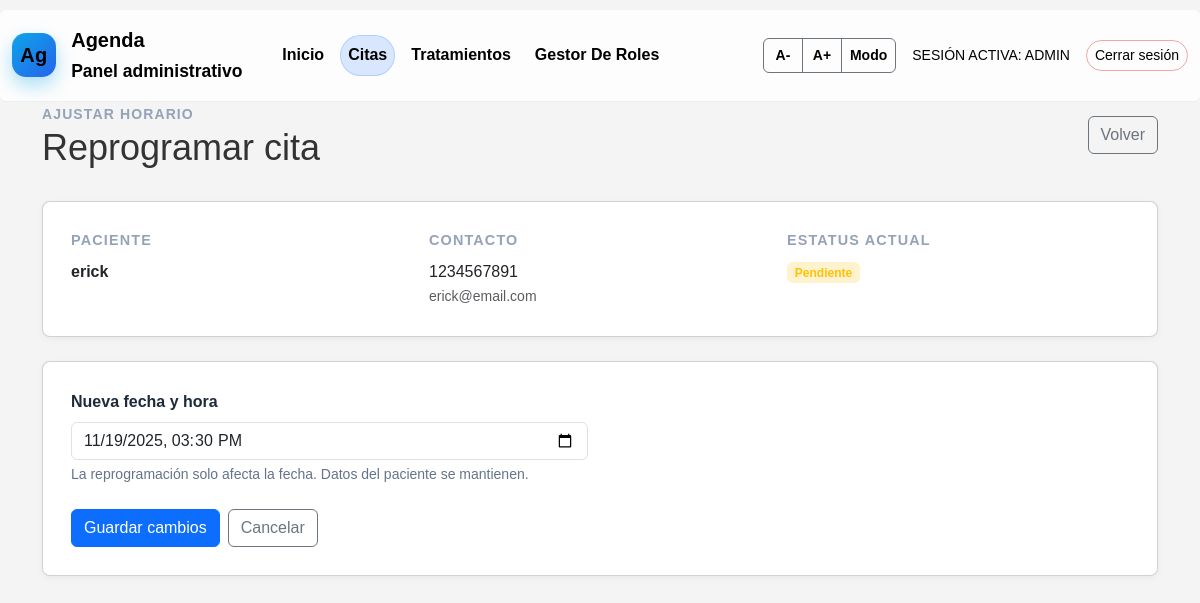
The page /citas/editar/1/ (signed in) on the database its author committed.
### app/models.py (models this page shows, shortened)
class CitaDental(models.Model):
	ESTATUS_PENDIENTE = 'PENDIENTE'
	ESTATUS_CONFIRMADA = 'CONFIRMADA'
	ESTATUS_CANCELADA = 'CANCELADA'
	ESTATUS_ATENDIDA = 'ATENDIDA'
	ESTATUS_CHOICES = [
		(ESTATUS_PENDIENTE, 'Pendiente'),
		(ESTATUS_CONFIRMADA, 'Confirmada'),
		(ESTATUS_CANCELADA, 'Cancelada'),
		(ESTATUS_ATENDIDA, 'Atendida'),
	]
	nombre_paciente = models.CharField(max_length=200)
	tratamientos = models.ManyToManyField(
		Tratamiento,
		blank=True,
		related_name='citas',
		help_text='Tratamientos asociados a la cita'
	)
	fecha_cita = models.DateTimeField()
	telefono = models.CharField(max_length=30, blank=True, null=True)
	correo = models.EmailField(blank=True, null=True)
	estatus = models.CharField(max_length=20, choices=ESTATUS_CHOICES, default=ESTATUS_PENDIENTE)

### app/views.py (the view, shortened to what this page needs)
# urls.py: path('citas/editar/<int:id>/', views.citas_editar, name='citas_editar'),
@login_required
@group_required('Administrador')
def citas_editar(request, id):
	cita = get_object_or_404(CitaDental, pk=id)
	return render(request, 'citas_editar.html', {'cita': cita})

### app/context_processors.py (called while the page is built)
def user_roles(request):
    flags = {
        'is_admin': False,
        'is_employee': False,
        'can_view_citas': False,
        'can_manage_tratamientos': False,
    }
    user = getattr(request, 'user', None)
    try:
        if user and user.is_authenticated:
            is_admin = user.is_superuser or user.groups.filter(name='Administrador').exists()
            flags['is_admin'] = is_admin
            flags['is_employee'] = user.groups.filter(name='Empleado').exists()
            flags['can_view_citas'] = is_admin or user.groups.filter(name='Permiso Citas').exists()
            flags['can_manage_tratamientos'] = is_admin or user.groups.filter(name='Permiso Tratamientos').exists()
    except Exception:
        pass
    return flags

### app/views.py (called while the page is built)
def group_required(*group_names):
	def decorator(view_func):
		@wraps(view_func)
		def _wrapped(request, *args, **kwargs):
			if not request.user.is_authenticated:
				return redirect('login')
			if request.user.is_superuser:
				return view_func(request, *args, **kwargs)
			if request.user.groups.filter(name__in=group_names).exists():
				return view_func(request, *args, **kwargs)
			return HttpResponseForbidden('No tienes permisos para acceder a esta página.')
		return _wrapped
	return decorator

### app/templates/citas_editar.html (shortened to what this page needs)
{% extends 'base.html' %}
{% block content %}
<div class="admin-page-header">
    <div>
        <small>Ajustar horario</small>
        <h1 class="mb-0">Reprogramar cita</h1>
    </div>
    <a href="{% url 'citas_listar' %}" class="btn btn-outline-secondary">Volver</a>
</div>
<div class="card mb-4">
    <div class="card-body">
        <div class="row g-3">
            <div class="col-md-4">
                <div class="form-section-title">Paciente</div>
                <p class="fw-semibold mb-0">{{ cita.nombre_paciente }}</p>
            </div>
            <div class="col-md-4">
                <div class="form-section-title">Contacto</div>
                <p class="mb-0">{{ cita.telefono|default:"Sin teléfono" }}</p>
                <small class="text-muted">{{ cita.correo|default:"Sin correo" }}</small>
            </div>
            <div class="col-md-4">
                <div class="form-section-title">Estatus actual</div>
                <span class="badge {% if cita.estatus == 'CONFIRMADA' %}bg-success-subtle text-success{% elif cita.estatus == 'CANCELADA' %}bg-danger-subtle text-danger{% elif cita.estatus == 'ATENDIDA' %}bg-primary-subtle text-primary{% else %}bg-warning-subtle text-warning{% endif %}">
                    {{ cita.get_estatus_display }}
                </span>
            </div>
        </div>
    </div>
</div>
<div class="card form-card">
    <div class="card-body">
        <form method="post" action="{% url 'citas_editar' cita.id %}" class="row g-4">
            <div class="col-md-6">
                <label class="form-label">Nueva fecha y hora</label>
                <input type="datetime-local" class="form-control" name="fecha_cita" value="{{ cita.fecha_cita|date:'Y-m-d\\TH:i' }}" required>
                <div class="form-text">La reprogramación solo afecta la fecha. Datos del paciente se mantienen.</div>
            </div>
            <div class="col-12 d-flex gap-2">
                <button class="btn btn-primary" type="submit">Guardar cambios</button>
                <a href="{% url 'citas_listar' %}" class="btn btn-outline-secondary">Cancelar</a>
            </div>
        </form>
    </div>
</div>
{% endblock %}

### app/templates/base.html (shortened to what this page needs)
<!doctype html>
<html lang="es">
{% load static %}
    <head>
        <link href="https://cdn.jsdelivr.net/npm/bootstrap@5.3.2/dist/css/bootstrap.min.css" rel="stylesheet">
        <link rel="stylesheet" href="{% static 'css/style.css' %}">
    </head>
    <body>
        <nav class="navbar navbar-expand-lg admin-navbar">
            <div class="container-fluid">
                <a class="navbar-brand d-flex align-items-center" href="{% url 'listar' %}">
                    <span class="brand-mark me-2">Ag</span>
                    <div>
                        <div class="fw-bold">Agenda</div>
                        <small class="text-muted">Panel administrativo</small>
                    </div>
                </a>
                <div class="collapse navbar-collapse" id="adminNav">
                    <ul class="navbar-nav me-auto mb-2 mb-lg-0">
                        <li class="nav-item">
                            <a class="nav-link {% if request.resolver_match.url_name == 'listar' %}active{% endif %}" href="{% url 'listar' %}">Inicio</a>
                        </li>
                        {% if can_view_citas %}
                        <li class="nav-item">
                            <a class="nav-link {% if request.resolver_match.url_name|default:''|slice:":5" == 'citas' %}active{% endif %}" href="{% url 'citas_listar' %}">Citas</a>
                        </li>
                        {% endif %}
                        {% if can_manage_tratamientos %}
                        <li class="nav-item">
                            <a class="nav-link {% if request.resolver_match.url_name|default:''|slice:":12" == 'tratamientos' %}active{% endif %}" href="{% url 'tratamientos_listar' %}">Tratamientos</a>
                        </li>
                        {% endif %}
                        {% if is_admin %}
                        <li class="nav-item">
                            <a class="nav-link {% if request.resolver_match.url_name|default:''|slice:":7" == 'usuarios' %}active{% endif %}" href="{% url 'usuarios_listar' %}">Gestor de roles</a>
                        </li>
                        {% endif %}
                    </ul>
                    <div class="d-flex align-items-center gap-2 me-3 accessibility-controls">
                        <div class="btn-group" role="group" aria-label="Accesibilidad">
                            <button id="btn-decrease" class="btn btn-outline-secondary btn-sm" type="button" title="Disminuir texto" onclick="decreaseText()">A-</button>
                            <button id="btn-increase" class="btn btn-outline-secondary btn-sm" type="button" title="Aumentar texto" onclick="increaseText()">A+</button>
                            <button id="btn-toggle-dark" class="btn btn-outline-secondary btn-sm" type="button" title="Modo oscuro" onclick="toggleDark()">Modo</button>
                        </div>
                    </div>
                    {% if request.user.is_authenticated %}
                    <div class="d-flex align-items-center gap-3 text-uppercase small text-muted">
                        Sesión activa: {{ request.user.username }}
                        <form method="post" action="{% url 'logout' %}" class="m-0">
                            <button class="btn btn-outline-danger btn-sm rounded-pill" type="submit">Cerrar sesión</button>
                        </form>
                    </div>
                    {% endif %}
                </div>
            </div>
        </nav>
        <div class="container mb-5">
            {% block content %}{% endblock %}
        </div>
    </body>
</html>

### app/statics/css/style.css (style rules this page uses)
html { scroll-behavior: smooth; }
body { font-family: 'Poppins', Arial, Helvetica, sans-serif; display: block; margin: 0; background-color: #f4f4f4; color: #333; padding-top: 0; }
h1, h2, h3, h4, h5, h6, .display-5 { font-family: 'Montserrat', Arial, Helvetica, sans-serif; margin: 0; }
:root { --brand: #0d6efd; --brand-dark: #012a4a; }
nav { background-color: #0b5ed7; border-radius: 6px; margin-top: 10px; }
nav ul { list-style: none; margin: 0; padding: 0; display: flex; justify-content: space-around; }
nav ul li { flex: 1; text-align: center; }
nav ul li a { display: block; padding: 10px 8px; color: #fff; text-decoration: none; font-weight: 600; }
.card { background: #fff; border-radius: 8px; padding: 12px; box-shadow: 0 2px 6px rgba(0,0,0,0.05); }
input, textarea, select { width: 100%; padding: 8px; border: 1px solid #ddd; border-radius: 6px; box-sizing: border-box; }
button { cursor: pointer; }
.admin-navbar, .admin-navbar * { color: #000000 !important; }
.admin-navbar .nav-link { color: #000000 !important; }
.admin-navbar .navbar-brand, .admin-navbar .brand-mark { color: #000000 !important; }
.admin-navbar .btn, .admin-navbar .btn * { color: #000000 !important; }
.admin-navbar { background: #ffffffcc; backdrop-filter: blur(8px); border-bottom: 1px solid rgba(15,23,42,0.06); font-family: 'Montserrat', sans-serif; padding: 0.65rem 0; }
.admin-navbar .navbar-brand { font-weight: 700; color: #0f172a; gap: 0.45rem; }
.admin-navbar .brand-mark { width: 44px; height: 44px; border-radius: 14px; background: linear-gradient(135deg, #0ea5e9, #2563eb); color: #fff; font-weight: 700; display: inline-flex; align-items: center; justify-content: center; letter-spacing: 0.5px; box-shadow: 0 8px 18px rgba(14,165,233,0.35); }
.admin-navbar .nav-link { font-weight: 600; color: #6b7280; padding: 0.55rem 0.9rem; border-radius: 999px; transition: all 0.2s ease; text-transform: capitalize; display: inline-flex; align-items: center; justify-content: center; }
.admin-navbar .nav-link.active { color: #0d6efd; background: rgba(13,110,253,0.15); box-shadow: inset 0 0 0 1px rgba(13,110,253,0.2); }
.admin-navbar .navbar-collapse { align-items: center; }
.admin-navbar .navbar-nav { align-items: center; gap: 0.5rem; margin-left: 1rem; flex-wrap: wrap; }
.admin-navbar .nav-item { white-space: nowrap; }
.admin-navbar .btn-outline-danger { border-color: rgba(220,38,38,0.4); color: #b91c1c; }
.accessibility-controls .btn { padding: 6px 8px; min-width: 40px; border-radius: 6px; }
.accessibility-controls .btn[title] { font-weight: 600; }
.admin-page-header { display: flex; align-items: center; justify-content: space-between; gap: 1.5rem; margin-bottom: 2rem; }
.admin-page-header h1 { font-size: clamp(1.75rem, 3vw, 2.4rem); margin: 0; }
.admin-page-header small { text-transform: uppercase; letter-spacing: 0.08em; font-weight: 600; color: #94a3b8; }
.form-card .form-label { font-weight: 600; color: #1e293b; }
.form-card .form-text { color: #64748b; }
.form-section-title { font-size: 0.9rem; text-transform: uppercase; letter-spacing: 0.08em; color: #94a3b8; font-weight: 600; margin-bottom: 0.5rem; }

### rows shown on the page
CitaDental: nombre_paciente "erick", telefono "1234567891", correo "erick@email.com", estatus "Pendiente", fecha_cita "11/19/2025 15:30"

### other values the page prints
{{ request.user.username }} "ADMIN"
